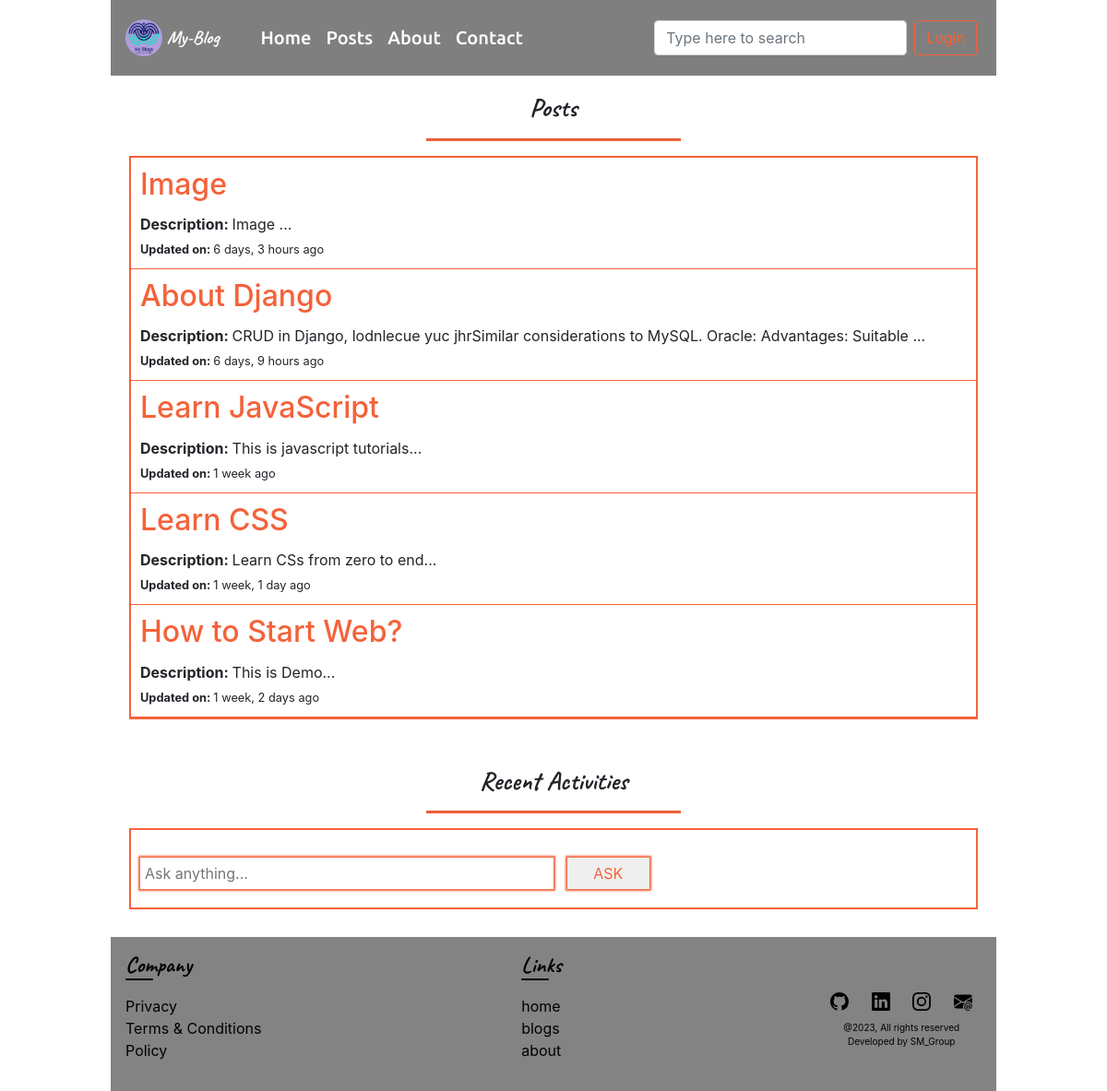
Page /all-posts/ on the earlier database version.
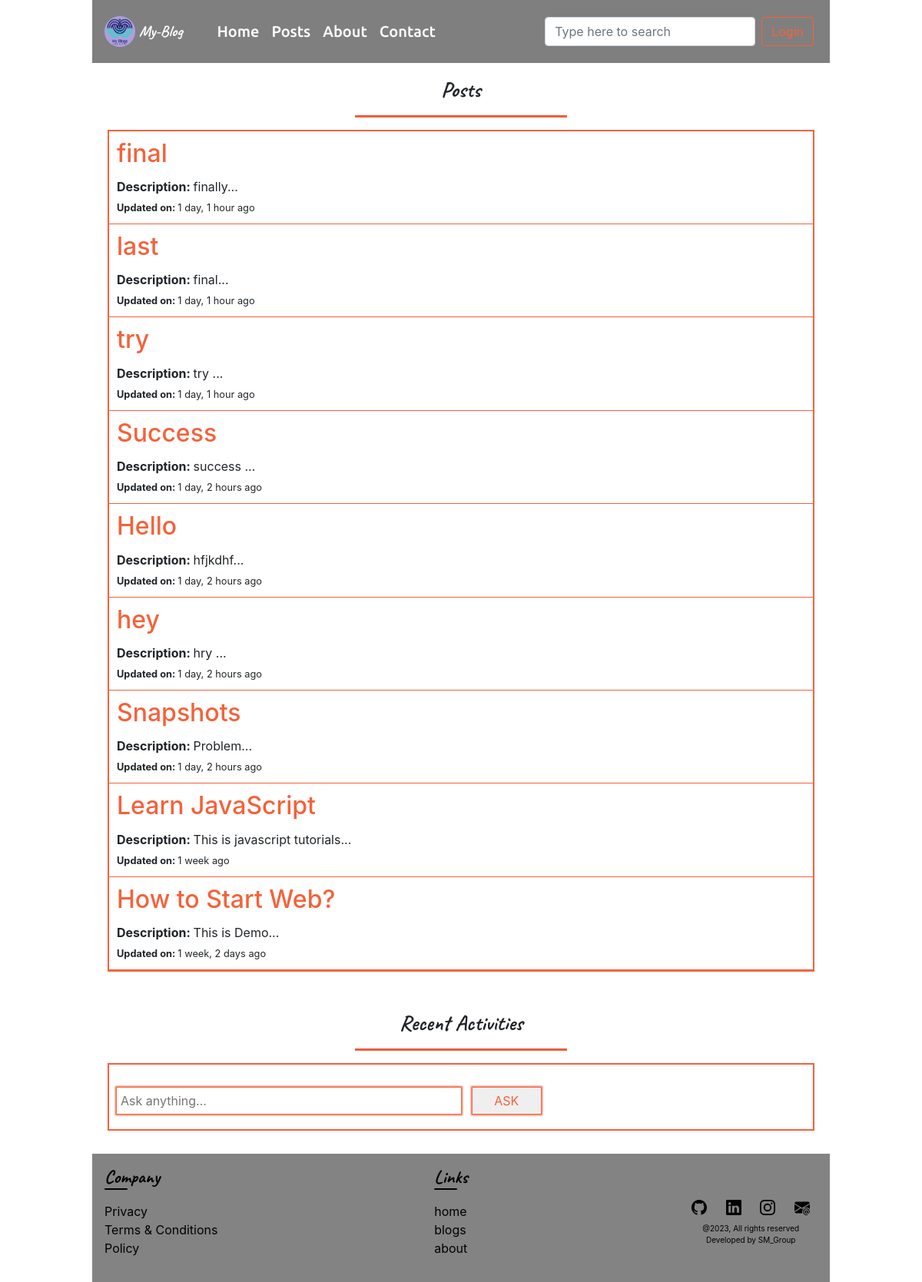
Same page on the later database version.
### base/models.py (models this page shows, shortened)
class posts(models.Model):
    post_title = models.CharField(max_length=200)
    post_problem = models.CharField(max_length=200)
    post_image = models.ImageField(upload_to='images/', blank=True, null=True)
    post_description = models.TextField()
    post_created = models.DateTimeField(auto_now_add=True)

### base/views.py (the view)
# urls.py: path('all-posts/', views.post, name="post"),
def post(request):
    message = "Posts Is Not Available For This Query"
    users = logginedUser.objects.all().filter()[0:10]
    query = request.GET.get('q') if request.GET.get('q') != None else ''
    if query:
        total_post = posts.objects.filter(
            Q(post_title__icontains=query)
        )
    else:
        message = ""
        total_post = posts.objects.all().order_by('-post_created').filter()[0:30]
    context = {
        'total_post': total_post,
        'users': users,
        'message': message,
    }
    return render(request, 'post.html', context)

### templates/post.html (shortened to what this page needs)
{% extends "base.html" %}
{% block content %}
<section class="main-section">
    <div>
        <h3 class="main-heading">Posts</h3>
        <hr>
        <div class="post-container">
            <div class="main-post-container">
                {% if total_post %}
                {% for post in total_post %}
                <div class="main-post">
                    <h2 class="card-title"><a href="{% url 'displayPost' post.id %}">{{post.post_title}}</a></h2>
                    <p><strong>Description: </strong> {{post.post_description | slice:":100"}}...</p>
                    <small><strong>Updated on: </strong> {{post.post_created | timesince}} ago</small>
                </div>
                {% endfor %}
                {% else %}
                <div>
                    <p style="text-align: center;">{{message}}</p>
                </div>
                {% endif %}
            </div>
        </div>
        <div class="post-activity">
            <h3 class="main-heading">Recent Activities</h3>
            <hr>
            <div class="activity-container">
                <div class="user-subcontainer query-section">
                    <form method="post" autocomplete="off">
                        <input type="text" name="user_query" placeholder="Ask anything...">
                        <input type="submit" value="ASK">
                    </form>
                </div>
            </div>
        </div>
    </div>
</section>
{% endblock %}

### templates/base.html (shortened to what this page needs)
<!doctype html>
{% load static %}
<html lang="en">
<head>
    <link rel="stylesheet" href="https://cdn.jsdelivr.net/npm/bootstrap@4.4.1/dist/css/bootstrap.min.css"
>
    <link rel="stylesheet" href="/static/css/style.css?{% now 'U' %}">
</head>
<body>
    <nav class="navbar navbar-expand-lg navbar-light bg-light main-navbar">
        <nav class="navbar navbar-light bg-light logo-nav">
            <a class="navbar-brand" href="{% url 'home' %}">
                <img src="{% static 'images/logo.png' %}" width="40" height="40" class="d-inline-block align-top">
                My-Blog
            </a>
        </nav>
        <div class="collapse navbar-collapse" id="navbarTogglerDemo02">
            <ul class="navbar-nav mr-auto mt-2 mt-lg-0">
                <li class="nav-item">
                    <a class="nav-link " href="{% url 'home' %}">Home</a>
                </li>
                <li class="nav-item">
                    <a class="nav-link" href="{% url 'post' %}">Posts</a>
                </li>
                <li class="nav-item">
                    <a class="nav-link" href="#">About</a>
                </li>
                <li class="nav-item">
                    <a class="nav-link" href="#">Contact</a>
                </li>
            </ul>
            <form class="form-inline my-2 my-lg-0" method="get">
                <input class="form-control mr-sm-2" type="search" name="q" placeholder="Type here to search">
            </form>
            {% if user.is_authenticated %}
            <a href="{% url 'logout' %}"><button
                    class="btn btn-outline search-btn-color my-2 my-sm-0">Logout</button></a>
            {% else %}
            <a href="{% url 'login' %}"><button class="btn btn-outline search-btn-color my-2 my-sm-0">Login</button></a>
            {% endif %}
        </div>
    </nav>
    {% block content %}
    {% endblock %}
    <footer>
        <div class="company">
            <h4>Company</h4>
            <ul>
                <li><a href="">Privacy</a></li>
                <li><a href="">Terms & Conditions</a></li>
                <li><a href="">Policy</a></li>
            </ul>
        </div>
        <div class="links">
            <h4>Links</h4>
            <ul>
                <li><a href="">home</a></li>
                <li><a href="">blogs</a></li>
                <li><a href="">about</a></li>
            </ul>
        </div>
        <div>
            <div class="media-icons">
                <span><a href="https://github.com/Sujeet2003" target="_blank"><img src="{% static 'icons/github.svg' %}"
                            alt=""></a></span>
                <span><a href="https://www.linkedin.com/in/sujeet-kumar-005561286/" target="_blank"><img
                            src="{% static 'icons/linkedin.svg' %}" alt=""></a></span>
                <span><a href=""><img src="{% static 'icons/instagram.svg' %}" alt=""></a></span>
                <span><a href="https://mail.google.com/mail/u/0/#inbox" target="_blank"><img
                            src="{% static 'icons/email.svg' %}" alt=""></a></span>
            </div>
            <div class="footer-rights">
                <p>@2023, All rights reserved</p>
                <p>Developed by SM_Group</p>
            </div>
        </div>
    </footer>
</body>
</html>

### static/css/style.css (style rules this page uses)
:root { --primary-font: 'ubuntu'; --secondary-font: 'poppins'; --cursive-font: 'caveat'; --orange-color: #f4623a; }
* { list-style-type: none; text-decoration: none !important; }
body { width: 80%; box-sizing: border-box; margin: 0 auto; }
hr { height: 2px; background-color: var(--orange-color); width: 30%; }
.main-navbar { position: fixed; width: 80%; padding: 0.5rem; z-index: 100; background-color: rgba(0, 0, 0, 0.5) !important; }
.logo-nav { background-color: transparent !important; padding: 0.5rem; }
.main-navbar a { color: white !important; }
.navbar-brand { font-family: var(--cursive-font); display: flex; align-items: center; font-weight: bold; }
.navbar-brand img { margin-right: 5px; border-radius: 50%; }
.navbar-nav .nav-link { font-family: 'ubuntu'; transition: .2s; font-size: 20px; }
#navbarTogglerDemo02 { margin: 0 13px; }
.search-btn-color { border-color: var(--orange-color); color: var(--orange-color); }
footer { display: flex; justify-content: space-between; align-items: center; background-color: rgba(49, 49, 49, 0.6); color: #000; padding: 1rem; }
footer a { color: #000; }
footer ul { padding: 0; }
footer .company h4, footer .links h4 { font-family: var(--cursive-font); margin-bottom: 1rem; font-weight: bold; }
footer .company h4::after, footer .links h4::after { content: ''; display: block; border-radius: 10px; padding: 0 10px; width: 30px; height: 2px; background-color: #000; }
footer .media-icons span { padding: 0 10px; }
footer .media-icons { margin: 10px 0; }
footer .media-icons span img { height: 20px; }
footer .footer-rights p { font-size: 10px; margin-bottom: 0; text-align: center; }
.main-heading { font-family: var(--cursive-font); display: flex; flex-direction: column; justify-content: center; align-items: center; font-weight: bold; }
.main-section { min-height: 100vh; padding: 20px; padding-top: 100px; }
.post-container { display: flex; flex-direction: column; border: 2px solid var(--orange-color); }
.post-container .main-post p, .display-post-container p { margin-bottom: 2px !important; }
.post-container .main-post-container .main-post { padding: 10px; border-bottom: 1px solid var(--orange-color); }
.card-title, .card-title a { color: var(--orange-color) !important; transition: .3s; }
.post-activity { margin-top: 50px; }
.activity-container { border-left: 2px solid var(--orange-color); border-right: 2px solid var(--orange-color); border-top: 2px solid var(--orange-color); }
.query-section { margin: 10px 0; border-bottom: 2px solid var(--orange-color); }
.query-section form input { outline: none; width: 50%; border: none; box-shadow: 0 0 2px 2px var(--orange-color); padding: 5px; }
.query-section form input[type='submit'] { margin-left: 10px; width: 10%; color: var(--orange-color); transition: .3s; }
.user-subcontainer { padding: 20px 10px; }

Differences in the rows shown:
removed posts: post_title "Image", post_description "Image", post_created "6 days, 3 hours"
removed posts: post_title "About Django", post_description "CRUD in Django, lodnlecue yuc jhrSimilar considerations to MySQL. Oracle: Advantages: Suitable", post_created "6 days, 9 hours"
removed posts: post_title "Learn CSS", post_description "Learn CSs from zero to end", post_created "1 week, 1 day"
added posts: post_title "final", post_description "finally", post_created "1 day, 1 hour"
added posts: post_title "last", post_description "final", post_created "1 day, 1 hour"
added posts: post_title "try", post_description "try", post_created "1 day, 1 hour"
added posts: post_title "Success", post_description "success", post_created "1 day, 2 hours"
added posts: post_title "Hello", post_description "hfjkdhf", post_created "1 day, 2 hours"
added posts: post_title "hey", post_description "hry", post_created "1 day, 2 hours"
added posts: post_title "Snapshots", post_description "Problem", post_created "1 day, 2 hours"
